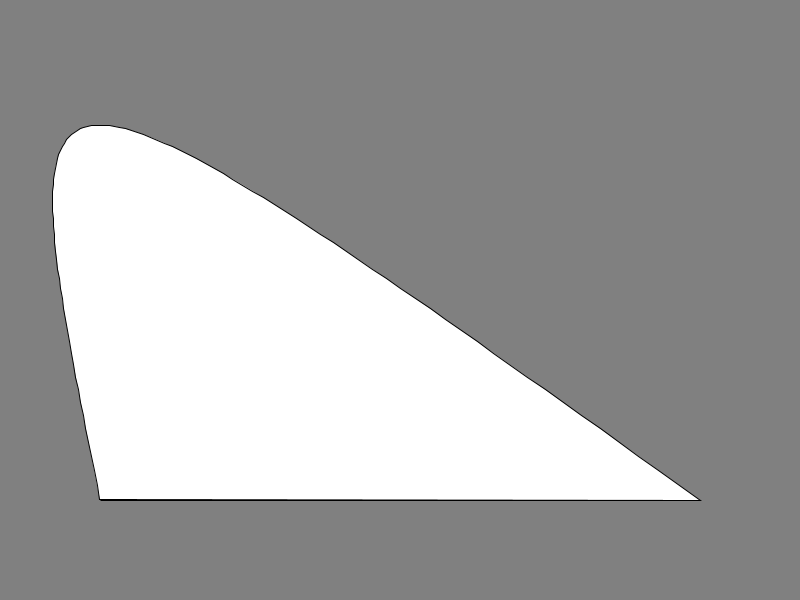
Frame 1 (no input)
Frame 60 (the mouse pressed at the canvas centre just before this capture): identical to frame 1, image omitted
Frame 120 (the mouse held since frame 60 and released just before this capture): identical to frame 1, image omitted

The Processing sketch that drew this single still picture (run headless with seeded random() and noise(); from frame 60 on, the mouse is pressed at the canvas centre):

// Processing sketch: bezier3
// ── bezier3.pde
float p2x;
float p2y;
float p3x;
float p3y;

void setup()
{
  size(800,600);
}

void draw()
{
  background(128);
  
  float p1x = 700;
  float p1y = 500;
  float p4x = 100;
  float p4y = 500;
  
  beginShape();
  
  vertex(p4x, p4y);
    
  for(float t = 0; t <= 1; t += 0.01)
  {
    float ax = p1x + t*(p2x-p1x);
    float bx = p2x + t*(p3x-p2x);
    float cx = p3x + t*(p4x-p3x);
    float dx = ax + t*(bx-ax);
    float ex = bx + t*(cx-bx);
    float fx = dx + t*(ex-dx);
    
    float ay = p1y + t*(p2y-p1y);
    float by = p2y + t*(p3y-p2y);
    float cy = p3y + t*(p4y-p3y);
    float dy = ay + t*(by-ay);
    float ey = by + t*(cy-by);
    float fy = dy + t*(ey-dy);
    
    vertex(fx,fy);  
  }
    
  if(mousePressed && mouseButton == RIGHT)
  {
    p2x = mouseX;
    p2y = mouseY;
  }
  
  if(mousePressed && mouseButton == LEFT)
  {
    p3x = mouseX;
    p3y = mouseY;
  }
  
  vertex(p1x, p1y);
  
  endShape(CLOSE);
}
